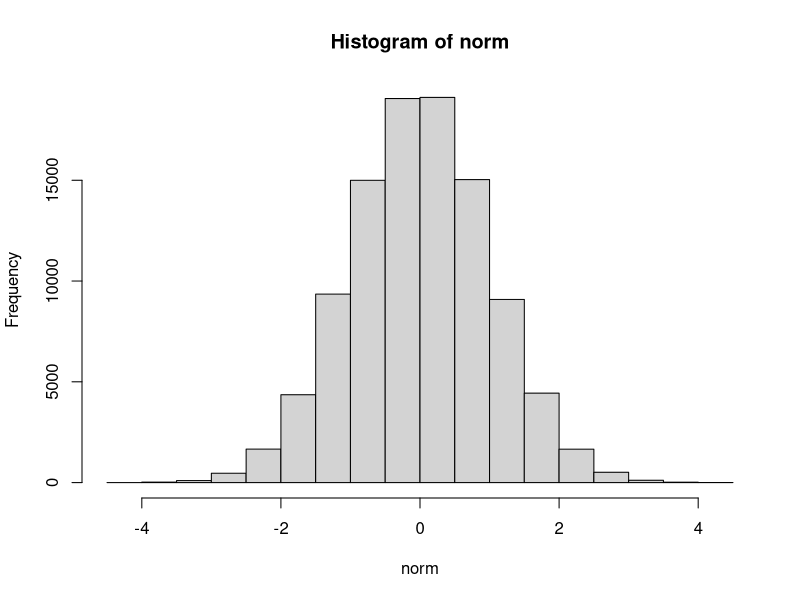
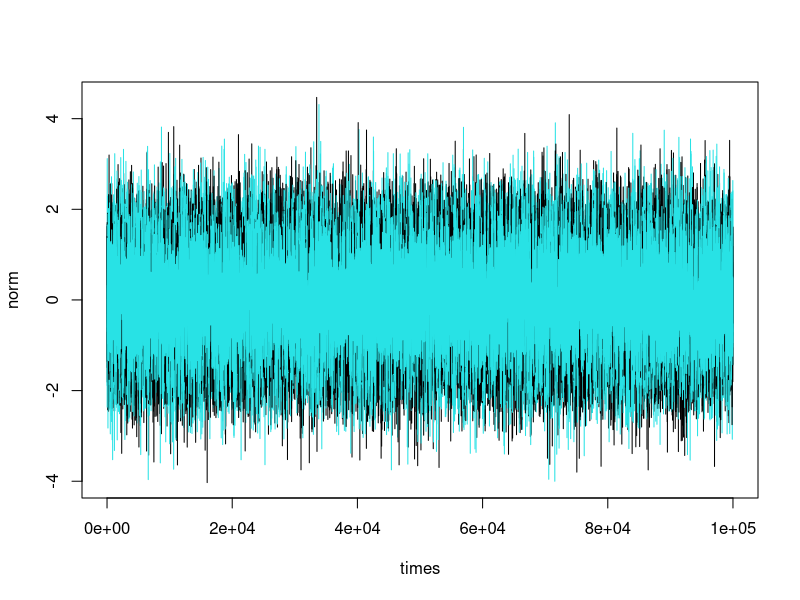
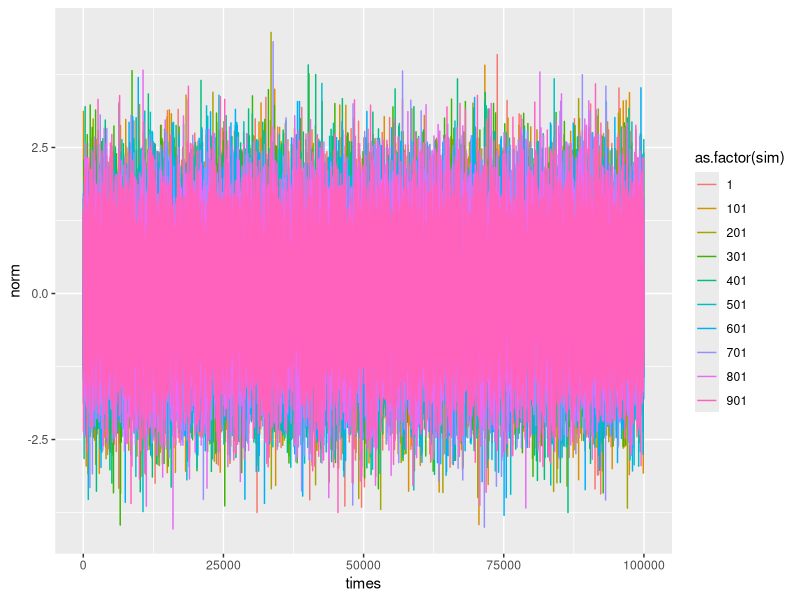

Generate these figures, in order, with R:
times<-c(1:100000)
norm<-rnorm(100000)
sim<-seq(from=1, to = 1000, by = 100)
hist(norm)
data<-as.data.frame(cbind(times,norm,sim))
#plot blank
with(data,plot(times,norm,type="n"))
#plot lines
for(i in unique(data$sim))
  with(data[ data$sim==i,],lines(times,norm,col=i))

library(ggplot2)
#plot
ggplot(data=data,aes(times,norm,colour=as.factor(sim))) +
  geom_line()
